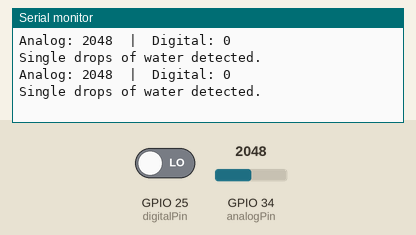
This sketch was run on a simulated ESP32. On the bench: the last lines printed to the serial monitor. Inputs (shaded band) come from the test bench; at power-on: GPIO 34 (analogPin) = 2048, GPIO 25 (digitalPin) LOW.

Above: at 2.8 s.
2.9 s: GPIO 34 (analogPin) set to 1934
At 4.5 s:
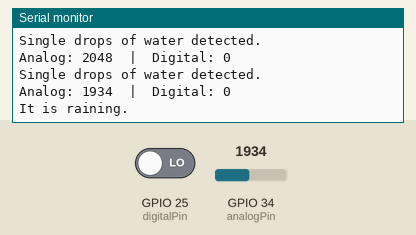
7.5 s: GPIO 34 (analogPin) set to 3540
At 8.8 s:
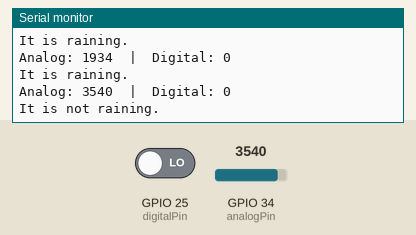
11.5 s: GPIO 25 (digitalPin) driven HIGH
Timing chart, 0 to 14.5 s (numbered marks = the images above; inputs shaded):
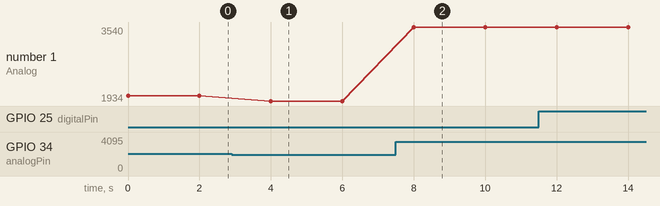

The sketch:

8_Raindrops_module.ino
```cpp
//BASIC INFORMATION
//Program: Raindrops module
//Author: Paweł Bartkiewicz
//mail: 15g.pawel.bart@gmail.com

//ADDITIONAL INFORMATION

const int analogPin = 34; // Analog input from sensor (A0 on module -> GPIO34 on ESP32)
const int digitalPin = 25; // Digital input from sensor (D0 on module -> GPIO25 on ESP32)

void setup() {
  Serial.begin(9600);
  pinMode(digitalPin, INPUT);

}

void loop() {

  int analogValue = analogRead(analogPin);  // Read analog value (0 - 4095 for ESP32 ADC)
  int digitalValue = digitalRead(digitalPin); // Read digital value from comparator (1 or 0 depending on water detection)

  Serial.print("Analog: ");
  Serial.print(analogValue);
  Serial.print("  |  Digital: ");
  Serial.println(digitalValue);

  // Weather condition based on analog value
  if (analogValue > 3500) {
    Serial.println("It is not raining.");
  }
  else if (analogValue <= 3500 && analogValue > 2000) {
    Serial.println("Single drops of water detected.");
  }
  else if (analogValue <= 2000) {
    Serial.println("It is raining.");
  }

  Serial.println(); // Blank line for readability

  delay(2000);

}
```

Measured:
- the behaviour switches between 2001 and 2000 on GPIO 34 (analogPin) (found by bisection; images 0 and 1)
- after the input at 2.9 s, the serial monitor: prints a new line after 1.1 s (image 1)
- after the input at 7.5 s, the serial monitor: prints a new line after 0.50 s (image 2)
- plotted number 1: 2048 → 1934 after the input at 2.9 s, 1934 → 3540 after the input at 7.5 s
